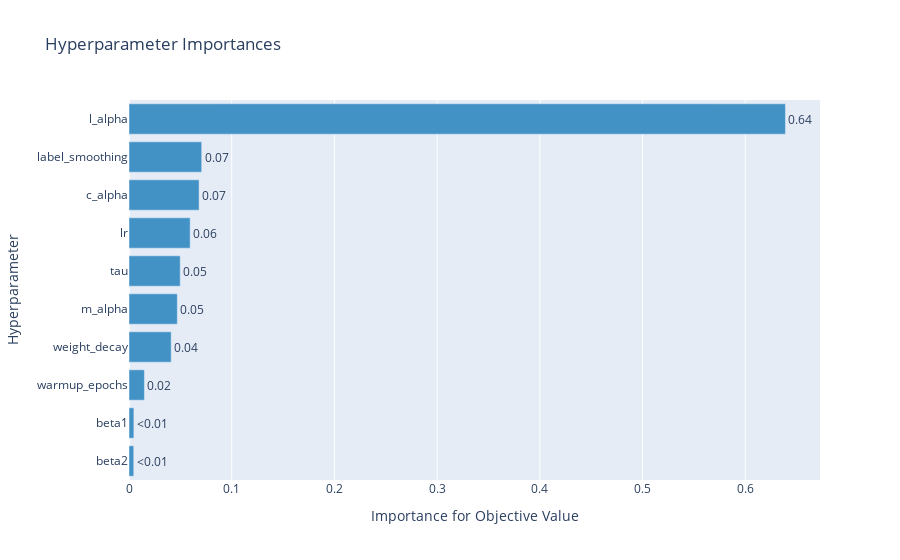

The code cell stored with this chart in its notebook:
### Code cell
optuna.visualization.plot_param_importances(study)
#optuna.visualization.plot_optimization_history(study)
#optuna.visualization.plot_slice(study)

### Figure 1 — Plotly figure (JSON) as saved in the notebook; plotly's stock layout.template omitted (floating-point values rounded to 4 significant figures)
{"data": [{"cliponaxis": false, "hovertemplate": ["beta2 (FloatDistribution): 0.0046189829401927975<extra></extra>", "beta1 (FloatDistribution): 0.004763324316139125<extra></extra>", "warmup_epochs (IntDistribution): 0.015004033626738505<extra></extra>", "weight_decay (FloatDistribution): 0.04106514890838126<extra></extra>", "m_alpha (FloatDistribution): 0.047045336842622035<extra></extra>", "tau (FloatDistribution): 0.049872747240954855<extra></extra>", "lr (FloatDistribution): 0.05953990281680334<extra></extra>", "c_alpha (FloatDistribution): 0.06822735267264951<extra></extra>", "label_smoothing (FloatDistribution): 0.07076482740825168<extra></extra>", "l_alpha (FloatDistribution): 0.639098343227267<extra></extra>"], "marker": {"color": "rgb(66,146,198)"}, "orientation": "h", "text": ["<0.01", "<0.01", "0.02", "0.04", "0.05", "0.05", "0.06", "0.07", "0.07", "0.64"], "textposition": "outside", "type": "bar", "x": [0.004619, 0.004763, 0.015, 0.04107, 0.04705, 0.04987, 0.05954, 0.06823, 0.07076, 0.6391], "y": ["beta2", "beta1", "warmup_epochs", "weight_decay", "m_alpha", "tau", "lr", "c_alpha", "label_smoothing", "l_alpha"]}], "layout": {"showlegend": false, "title": {"text": "Hyperparameter Importances"}, "xaxis": {"title": {"text": "Importance for Objective Value"}}, "yaxis": {"title": {"text": "Hyperparameter"}}}}
